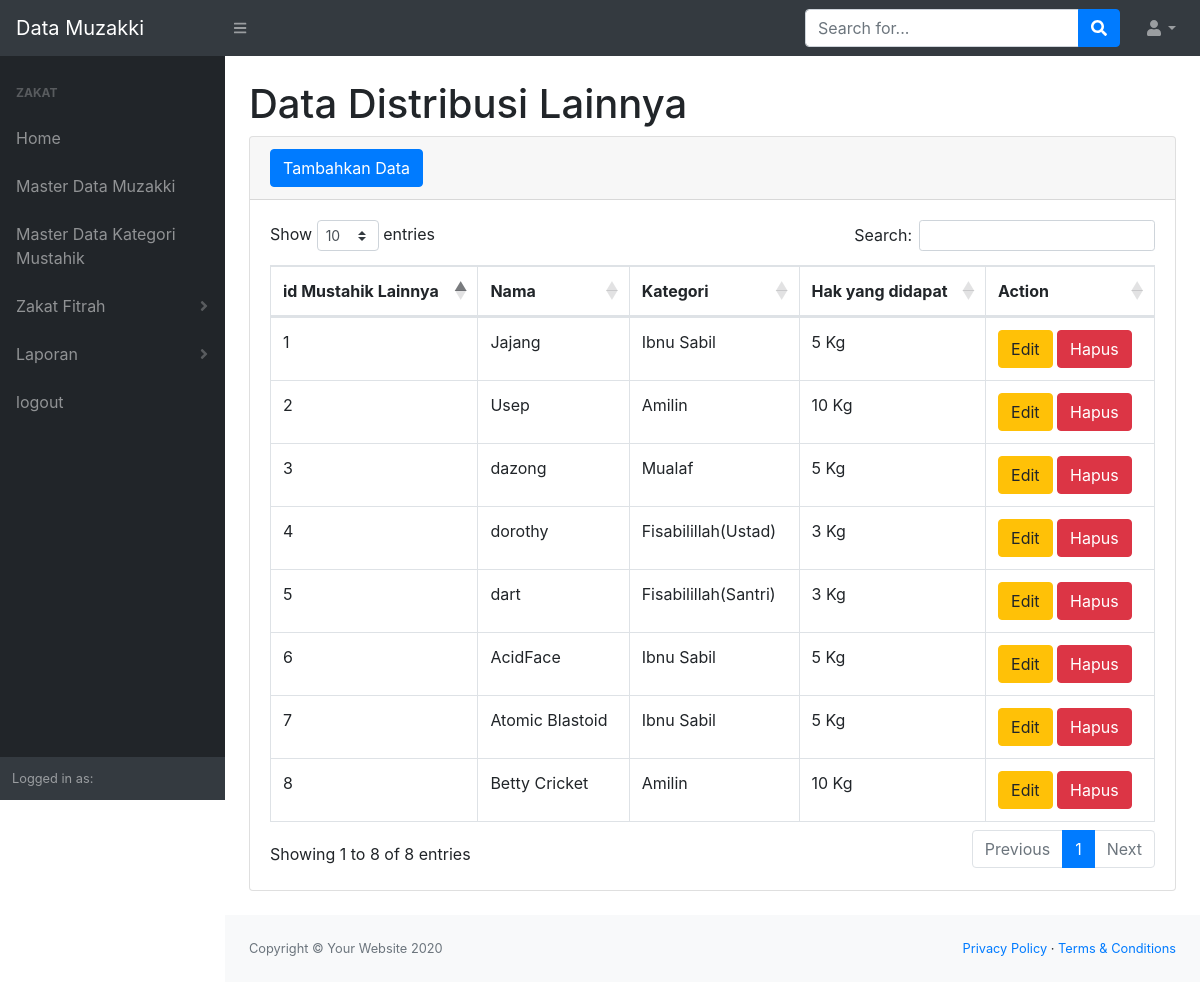
The app's page /Distribusi4.php (signed in) with its own data.
### tables this page shows
CREATE TABLE `mustahik_lainnya` (
  `id_mustahiklainnya` int NOT NULL,
  `nama` varchar(45) NOT NULL,
  `kategori` varchar(100) NOT NULL,
  `hak` varchar(100) NOT NULL
);

### Distribusi4.php (the view, shortened to what this page needs)
<?php
require 'koneksi.php';
?>
<!DOCTYPE html>
<html lang="en">
    <head>
        <link href="css/boostrap.css" rel="stylesheet" />
        <link href="css/select2.css" rel="stylesheet" />
        <link href="https://cdn.datatables.net/1.10.20/css/dataTables.bootstrap4.min.css" rel="stylesheet" />
        <link rel="stylesheet" href="../css/morph.css">
    </head>
    <body class="sb-nav-fixed">
        <nav class="sb-topnav navbar navbar-expand navbar-dark bg-dark">
            <a class="navbar-brand" href="index.php"> Data Muzakki</a>
            <button class="btn btn-link btn-sm order-1 order-lg-0" id="sidebarToggle" href="#"><i class="fas fa-bars"></i></button>
            <form class="d-none d-md-inline-block form-inline ml-auto mr-0 mr-md-3 my-2 my-md-0">
                <div class="input-group">
                    <input class="form-control" type="text" placeholder="Search for..." aria-label="Search" aria-describedby="basic-addon2" />
                    <div class="input-group-append">
                        <button class="btn btn-primary" type="button"><i class="fas fa-search"></i></button>
                    </div>
                </div>
            </form>
           <ul class="navbar-nav ml-auto ml-md-0">
                <li class="nav-item dropdown">
                    <a class="nav-link dropdown-toggle" id="userDropdown" href="#" role="button" data-toggle="dropdown" aria-haspopup="true" aria-expanded="false"><i class="fas fa-user fa-fw"></i></a>
                </li>
            </ul>
        </nav>
        <div id="layoutSidenav">
            <div id="layoutSidenav_nav">
                <nav class="sb-sidenav accordion sb-sidenav-dark" id="sidenavAccordion">
                    <div class="sb-sidenav-menu">
                    <div class="nav">
                          <div class="sb-sidenav-menu-heading">Zakat</div>
                              <a class="nav-link" href="index.php">
                              Home
                              <a class="nav-link" href="MasterMuzakki.php">
                              Master Data Muzakki
                              <a class="nav-link" href="MasterMustahik.php">
                              Master Data Kategori Mustahik
                              <a class="nav-link collapsed" href="#" data-toggle="collapse" data-target="#collapseLayouts" aria-expanded="false" aria-controls="collapseLayouts">
                              Zakat Fitrah
                              <div class="sb-sidenav-collapse-arrow"><i class="fas fa-angle-down"></i></div>
                              </a>
                              <a class="nav-link collapsed" href="#" data-toggle="collapse" data-target="#collapsePages" aria-expanded="false" aria-controls="collapsePages">
                              Laporan
                              <div class="sb-sidenav-collapse-arrow"><i class="fas fa-angle-down"></i></div>
                              </a>
                              <a class="nav-link" href="logout.php">
                              logout
                          </a>
                      </div>
                  </div>
                    <div class="sb-sidenav-footer">
                        <div class="small">Logged in as:</div>
                    </div>
                </nav>
            </div>
            <div id="layoutSidenav_content">
                <main>
                    <div class="container-fluid">
                        <h1 class="mt-4">Data Distribusi Lainnya</h1>
                        <div class="card mb-4">
                            <div class="card-header">
                            <button type="button" class="btn btn-primary" onclick="location.href='Distribusi3.php'">
                                Tambahkan Data
                            </button>
                            </div>
                            <div class="card-body">
                                <div class="table-responsive">
                                    <table class="table table-bordered" id="dataTable" width="100%" cellspacing="0">
                                        <thead>
                                            <tr>
                                                <th>id Mustahik Lainnya</th>
                                                <th>Nama</th>
                                                 <th>Kategori</th>
                                                 <th>Hak yang didapat</th>
                                               <th>Action</th>
                                            </tr>
                                        </thead>
                                        <tbody>
                                        <?php
                                            $datauser = mysqli_query($koneksi, "select * from mustahik_lainnya");
                                            while($data= mysqli_fetch_array($datauser)){
                                               $idm = $data['id_mustahiklainnya'];
                                               $namakk = $data['nama'];
                                               $kat = $data['kategori'];
                                               $hak = $data['hak'];
                                            ?>
                                            <tr>
                                                <td><?=$idm;?></td>
                                                <td><?=$namakk;?></td>
                                                <td><?=$kat;?></td>
                                                <td><?=$hak;?></td>
                                                <td>
                                                <button type="button" class="btn btn-warning" data-toggle="modal" data-target="#edit<?=$idm;?>">
                                                Edit
                                                <br>
                                                </button>
                                                 <button type="button" class="btn btn-danger" data-toggle="modal" data-target="#hapus<?=$idm;?>">
                                                Hapus
                                                <br>
                                                </button>
                                                </td>
                                            </tr>
                                            <?php
                                            }
                                            ?>
                                        </tbody>
                                    </table>
                                </div>
                            </div>
                        </div>
                    </div>
                </main>
                <footer class="py-4 bg-light mt-auto">
                    <div class="container-fluid">
                        <div class="d-flex align-items-center justify-content-between small">
                            <div class="text-muted">Copyright &copy; Your Website 2020</div>
                            <div>
                                <a href="#">Privacy Policy</a>
                                &middot;
                                <a href="#">Terms &amp; Conditions</a>
                            </div>
                        </div>
                    </div>
                </footer>
            </div>
        </div>
        <link href="https://cdnjs.cloudflare.com/ajax/libs/select2/4.0.6-rc.0/css/select2.min.css" rel="stylesheet"/>
    </body>
</html>

### css/morph.css (style rules this page uses)
body { margin: 0px; }

### records on screen
mustahik_lainnya: id_mustahiklainnya "1", nama "Jajang", kategori "Ibnu Sabil", hak "5 Kg"
mustahik_lainnya: id_mustahiklainnya "2", nama "Usep", kategori "Amilin", hak "10 Kg"
mustahik_lainnya: id_mustahiklainnya "3", nama "dazong", kategori "Mualaf", hak "5 Kg"
mustahik_lainnya: id_mustahiklainnya "4", nama "dorothy", kategori "Fisabilillah(Ustad)", hak "3 Kg"
mustahik_lainnya: id_mustahiklainnya "5", nama "dart", kategori "Fisabilillah(Santri)", hak "3 Kg"
mustahik_lainnya: id_mustahiklainnya "6", nama "AcidFace", kategori "Ibnu Sabil", hak "5 Kg"
mustahik_lainnya: id_mustahiklainnya "7", nama "Atomic Blastoid", kategori "Ibnu Sabil", hak "5 Kg"
mustahik_lainnya: id_mustahiklainnya "8", nama "Betty Cricket", kategori "Amilin", hak "10 Kg"
